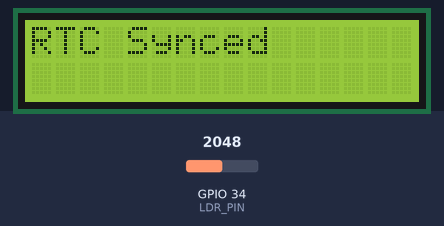
The program below on a simulated ESP32. On the bench: 16×2 character LCD. The test bench sets the inputs (shaded band); at power-on: GPIO 34 (LDR_PIN) = 2048 (analog values on the 0–4095 scale). WiFi joins after 1.5 s; servers stay silent unless stated; the local clock reads 2024-03-15 10:24:30 at power-on unless the program sets it; what the program prints to the serial monitor is not drawn.

Above: at 2.7 s.
At 5.3 s:
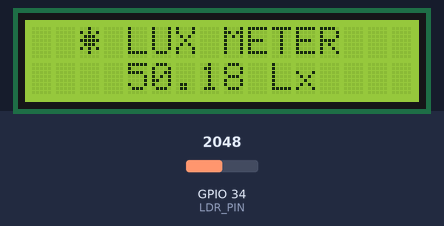
5.4 s: GPIO 34 (LDR_PIN) set to 2866
At 5.72 s:
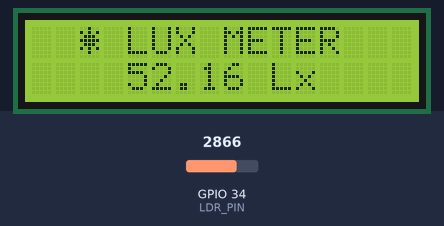
7.6 s: GPIO 34 (LDR_PIN) set to 3040
At 7.94 s:
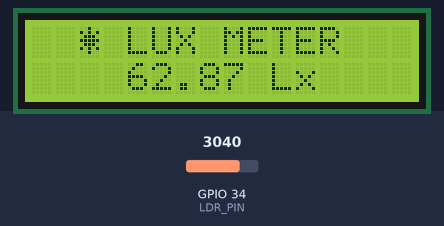
9.3 s: GPIO 34 (LDR_PIN) set to 2960
At 18.5 s:
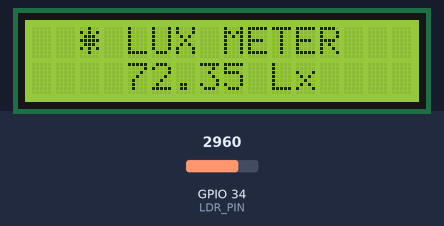
Timing chart, 0 to 19.9 s (numbered marks = the images above; inputs shaded):
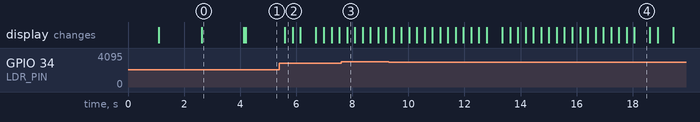

The program:

main.cpp
```cpp
#include <Arduino.h>
#include <WiFi.h>
#include <time.h>
#include <hd44780.h>
#include <hd44780ioClass/hd44780_I2Cexp.h>

hd44780_I2Cexp lcd;

#define LDR_PIN 34

const char* ssid     = "xxxxxxxx";
const char* password = "yyyyyyyy";

const long gmtOffset_sec = 3600;
const int daylightOffset_sec = 0;

const unsigned long LUX_SCREEN_TIME  = 6000;
const unsigned long TIME_SCREEN_TIME = 500;
float filteredADC = 0;

bool showLux = true;
unsigned long lastScreenSwitch = 0;

byte sunIcon[8] =
{
    B00100,
    B10101,
    B01110,
    B11111,
    B01110,
    B10101,
    B00100,
    B00000
};

void syncTime()
{
    lcd.clear();
    lcd.setCursor(0, 0);
    lcd.print("Connecting...");

    WiFi.begin(ssid, password);

    while (WiFi.status() != WL_CONNECTED)
    {
        delay(500);
    }

    lcd.clear();
    lcd.setCursor(0, 0);
    lcd.print("Syncing Time");

    configTime(
        gmtOffset_sec,
        daylightOffset_sec,
        "pool.ntp.org",
        "time.nist.gov"
    );

    struct tm timeinfo;

    while (!getLocalTime(&timeinfo))
    {
        delay(500);
    }

    lcd.clear();
    lcd.setCursor(0, 0);
    lcd.print("RTC Synced");
    delay(1500);

    WiFi.disconnect(true);
    WiFi.mode(WIFI_OFF);
}

void setup()
{
    Serial.begin(115200);

    analogReadResolution(12);

    filteredADC = analogRead(LDR_PIN);

    lcd.begin(16, 2);

    lcd.createChar(0, sunIcon);

    lcd.clear();
    lcd.setCursor(2, 0);
    lcd.print("LUX METER");

    delay(1000);

    syncTime();

    lcd.clear();
}

void loop()
{
    // Average 20 samples
    long totalADC = 0;

    for(int i = 0; i < 20; i++)
    {
        totalADC += analogRead(LDR_PIN);
        delay(2);
    }

    int rawADC = totalADC / 20;

    // Moving Average Filter
    filteredADC = (0.9 * filteredADC) + (0.1 * rawADC);

    int adcValue = (int)filteredADC;

    // Practical indoor lux estimate
    float lux = adcValue * 0.0245;
    if (lux < 0)
        lux = 0;

    if (lux > 3000)
        lux = 3000;

    struct tm timeinfo;
    getLocalTime(&timeinfo);

    unsigned long currentInterval =
        showLux ? LUX_SCREEN_TIME : TIME_SCREEN_TIME;

    if (millis() - lastScreenSwitch >= currentInterval)
    {
        showLux = !showLux;
        lastScreenSwitch = millis();

        lcd.clear();
    }

    // Header Line
    lcd.setCursor(2, 0);
    lcd.write((uint8_t)0);
    lcd.print(" LUX METER");

    // Clear second line
    lcd.setCursor(0, 1);
    lcd.print("                ");

    if (showLux)
    {
        lcd.setCursor(4, 1);

        lcd.print(lux);
        lcd.print(" Lx");
    }
    else
    {
        char timeBuffer[12];

        strftime(
            timeBuffer,
            sizeof(timeBuffer),
            "%I:%M %p",
            &timeinfo);

        lcd.setCursor(4, 1);
        lcd.print(timeBuffer);
    }

    // Serial Debug
    Serial.print("ADC: ");
    Serial.print(adcValue);

    Serial.print("  Lux: ");
    Serial.print(lux);

    Serial.print("  Time: ");

    char serialTime[12];
    strftime(
        serialTime,
        sizeof(serialTime),
        "%I:%M %p",
        &timeinfo);

    Serial.println(serialTime);

    delay(200);
}
```

Measured:
- after the input at 5.4 s, the display: changes after 0.19 s (image 2)
- what the display in image 0 shows lasts 1.5 s, from 2.6 s to 4.1 s
- what the display in image 4 shows lasts 0.5 s, from 18.1 s to 18.6 s
